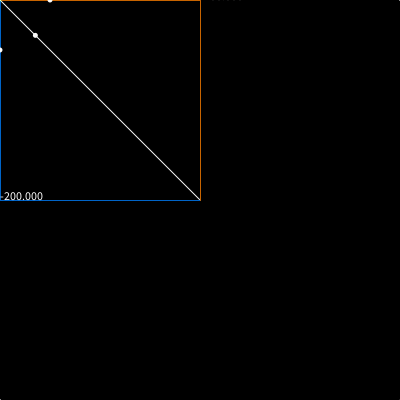
Frame 1 (no input)
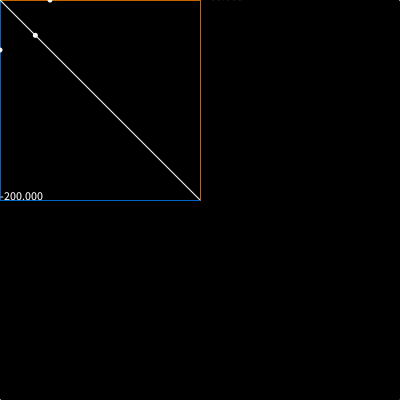
Frame 60 (the mouse pressed at the canvas centre just before this capture)
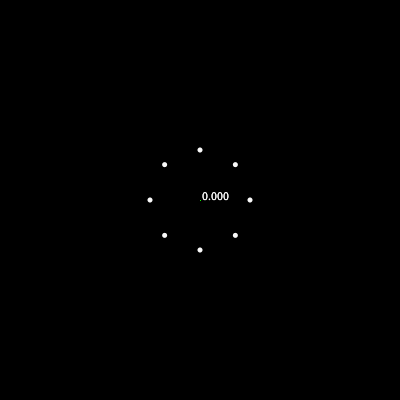
Frame 120 (the mouse held since frame 60 and released just before this capture)

The Processing sketch that drew these frames (run headless with seeded random() and noise(); from frame 60 on, the mouse is pressed at the canvas centre):

// Processing sketch: crossvec_test
// ── crossvec_test.pde
int x1,x2,y1,y2;
float dx,dy;
PVector direction;

void setup(){
 size(400,400);
 
 background(0);
 
}

void draw(){
  noStroke();
  fill(0,200);
  rect(0,0,width,height);
  stroke(250);
  fill(250);
  x1 = width/2;
  y1 = height/2;
  x2 = mouseX;
  y2 = mouseY;
  
  line(x1,y1,x2,y2);
  direction = new PVector(x2-x1,y2-y1);
  float lineLength = sqrt(sq(direction.x)+sq(direction.y));
//  println(lineLength);
  stroke(0,100,200);
  
  line(x1,y1,x1+direction.x,y1);
  line(x2,y2,x1+direction.x,y1);
  
  text(direction.x, x2, y1); 
  text(direction.y, x1, y2); 
  
  stroke(200,100,0);
  
  line(x1,y1,x1,y1+direction.y);
  line(x2,y2,x1,y1+direction.y);
  
  float rad = atan(direction.y/direction.x);
  float deg2 = degrees(rad);
  int deg = int(deg2);
  println(deg);
  
  //normalise to get just the direction
  direction.normalize();
  // which you can multiply by an length to get an exact 
  direction.mult(50);
  
//  dx = (x2-x1);
//  dy = (y2-y1);
  stroke(0,250,0);
  line(x2,y2,x2+direction.y,y2-direction.x);
  line(x2,y2,x2-direction.y,y2+direction.x);
  noStroke();
  for(int i=0+deg;i<360+deg;i+=45){
    float angle = i * TWO_PI / 360;
    float x = mouseX + cos(angle) * 50;
    float y = mouseY + sin(angle) * 50;
    ellipse(x,y,5,5);
  }

  noFill();
stroke(250);  
  ellipse(width/2,height/2,lineLength*2,lineLength*2);
  
}
